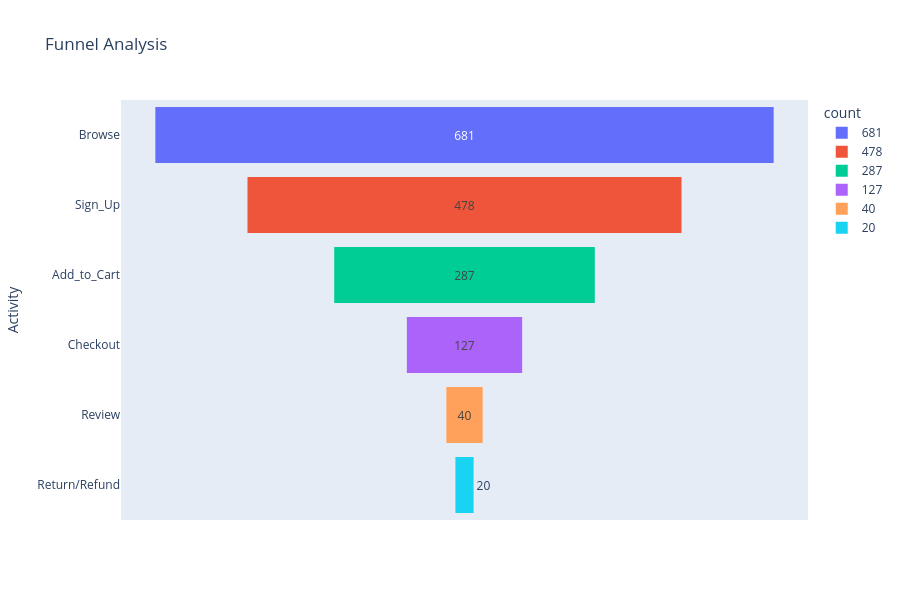

Source (notebook cell):
### Code cell
fig = px.funnel(data_frame=funnel,  y ='Activity', x ='count',color='count',
             title= 'Funnel Analysis', height= 600)

fig.show()

### Figure 1 — Plotly figure (JSON) as saved in the notebook; plotly's stock layout.template omitted (floating-point values rounded to 4 significant figures)
{"data": [{"hovertemplate": "count=%{x}<br>Activity=%{y}<extra></extra>", "legendgroup": "681", "marker": {"color": "#636efa"}, "name": "681", "orientation": "h", "showlegend": true, "type": "funnel", "x": [681], "xaxis": "x", "y": ["Browse"], "yaxis": "y"}, {"hovertemplate": "count=%{x}<br>Activity=%{y}<extra></extra>", "legendgroup": "478", "marker": {"color": "#EF553B"}, "name": "478", "orientation": "h", "showlegend": true, "type": "funnel", "x": [478], "xaxis": "x", "y": ["Sign_Up"], "yaxis": "y"}, {"hovertemplate": "count=%{x}<br>Activity=%{y}<extra></extra>", "legendgroup": "287", "marker": {"color": "#00cc96"}, "name": "287", "orientation": "h", "showlegend": true, "type": "funnel", "x": [287], "xaxis": "x", "y": ["Add_to_Cart"], "yaxis": "y"}, {"hovertemplate": "count=%{x}<br>Activity=%{y}<extra></extra>", "legendgroup": "127", "marker": {"color": "#ab63fa"}, "name": "127", "orientation": "h", "showlegend": true, "type": "funnel", "x": [127], "xaxis": "x", "y": ["Checkout"], "yaxis": "y"}, {"hovertemplate": "count=%{x}<br>Activity=%{y}<extra></extra>", "legendgroup": "40", "marker": {"color": "#FFA15A"}, "name": "40", "orientation": "h", "showlegend": true, "type": "funnel", "x": [40], "xaxis": "x", "y": ["Review"], "yaxis": "y"}, {"hovertemplate": "count=%{x}<br>Activity=%{y}<extra></extra>", "legendgroup": "20", "marker": {"color": "#19d3f3"}, "name": "20", "orientation": "h", "showlegend": true, "type": "funnel", "x": [20], "xaxis": "x", "y": ["Return/Refund"], "yaxis": "y"}], "layout": {"height": 600, "legend": {"title": {"text": "count"}, "tracegroupgap": 0}, "title": {"text": "Funnel Analysis"}, "xaxis": {"anchor": "y", "categoryarray": [681, 478, 287, 127, 40, 20], "categoryorder": "array", "domain": [0, 1], "title": {"text": "count"}}, "yaxis": {"anchor": "x", "domain": [0, 1], "title": {"text": "Activity"}}}}
